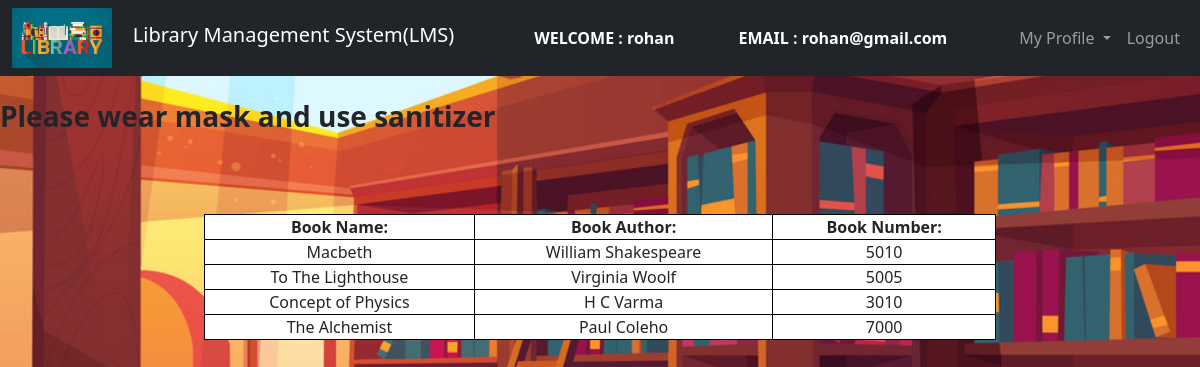
Page /User/user_dashboard.php (signed in) on the committed database.
### tables this page shows
CREATE TABLE `issued_books` (
  `s_no` int(11) NOT NULL,
  `book_no` int(11) NOT NULL,
  `book_name` varchar(200) NOT NULL,
  `book_author` varchar(200) NOT NULL,
  `student_id` int(11) NOT NULL,
  `status` int(11) NOT NULL,
  `issue_date` longtext NOT NULL
);

### User/user_dashboard.php (the view, shortened to what this page needs)
<?php
$connection = mysqli_connect("localhost", "root", "");
$query = "select book_name,book_author,book_no from issued_books where student_id = $_SESSION[id] and status= 1;";
?>
<!DOCTYPE htm>
<html>
<head>
    <link href="https://cdn.jsdelivr.net/npm/bootstrap@5.0.0-beta2/dist/css/bootstrap.min.css" rel="stylesheet">
</head>
<body>
    <nav class="navbar navbar-expand-lg navbar-dark bg-dark">
        <div class="container-fluid">
            <div class="navbar-header">
                <img src="./images/abc1.jpeg" width="100" height="60"> &nbsp &nbsp
                <a class="navbar-brand" href="./user_dashboard.php">Library Management System(LMS)</a>
            </div>
            <font style="color: white">
                <span>
                    <strong>
                        WELCOME : <?php echo $_SESSION['name']; ?></strong>
                </span>
            </font>
            <font style="color: white">
                <span>
                    <strong>
                        EMAIL : <?php echo $_SESSION['email']; ?></strong>
                </span>
            </font>
            <ul class="nav navbar-nav navbar-right">
                <li class="nav-item dropdown">
                    <a class="nav-link dropdown-toggle" data-toggle="dropdown">
                        My Profile
                    </a>
                </li>
                <li class="nav-item"><a class="nav-link" href="../logout.php">
                        Logout
                    </a></li>
            </ul>
        </div>
    </nav>
    <br>
    <?php include '../header.php'; ?>
    <br><br>
    <div class="row">
        <div class="col-md-2"></div>
        <div class="col-md-8">
            <form>
                <table class="table-bordered" width="900px" style="text-align:center">
                    <tr>
                        <th>Book Name:</th>
                        <th>Book Author:</th>
                        <th>Book Number:</th>
                    </tr>
                    <?php
                    $query_run = mysqli_query($connection, $query);
                    while ($row = mysqli_fetch_assoc($query_run)) {
                        $book_name = $row['book_name'];
                        $author = $row['book_author'];
                        $book_no = $row['book_no'];
                    ?>
                        <tr>
                            <td><?php echo $book_name; ?></td>
                            <td><?php echo $author; ?></td>
                            <td><?php echo $book_no; ?></td>
                        </tr>
                    <?php
                    }
                    ?>
                </table>
            </form>
        </div>
        <div class="col-md-2"></div>
    </div>
</body>
</html>

### User/user_dashboard.php (style rules this page uses)
body { background-image: url("./images/xyz3.jpg"); background-repeat: no-repeat; background-size: cover; background-color: #cccccc; }
table { width: 100%; border: #000000; background-color: white; }
.col-md-8 { overflow-x: auto; height: 400px; }

### rows in the picture
issued_books: book_name "Macbeth", book_author "William Shakespeare", book_no "5010"
issued_books: book_name "To The Lighthouse", book_author "Virginia Woolf", book_no "5005"
issued_books: book_name "Concept of Physics", book_author "H C Varma", book_no "3010"
issued_books: book_name "The Alchemist", book_author "Paul Coleho", book_no "7000"

### other values in the picture
$_SESSION['name'] "rohan"
$_SESSION['email'] "rohan@gmail.com"
